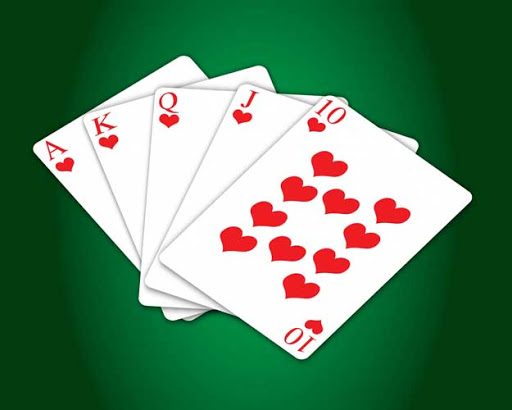
#> input picture Resources/cards.jpg, 512 x 410 px
$ python wrapPrespective.py
#> lines starting #> are read from the running program, lines starting #| are printed output that depends on the picture
import cv2
import numpy as np

img=cv2.imread("Resources/cards.jpg")
#> img is the input picture: shape (410, 512, 3); mean B, G, R 101.4, 133.1, 91

width,height=350,250                                                        #Aspect ratio of a playing card
pts1=np.float32([[330,95],[471,197],[159,259],[302,362]])
pts2=np.float32([[0,0],[width,0],[0,height],[width,height]])
matrix=cv2.getPerspectiveTransform(pts1,pts2)
imgOut=cv2.warpPerspective(img, matrix,(height,width))
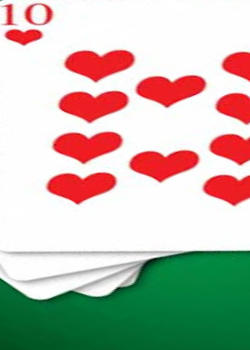
#> imgOut: shape (350, 250, 3); mean B, G, R 176.4, 188.3, 194.1

cv2.imshow("Output",img)
cv2.imshow("OutputWarp",imgOut)
cv2.waitKey(0)
